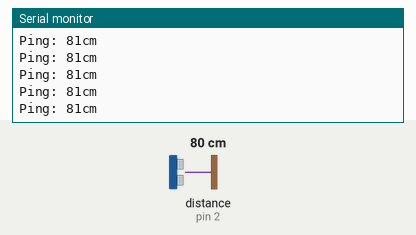
This sketch was run on a simulated Teensy 3. On the bench: the last lines printed to the serial monitor. The inputs (shaded band) are chosen by the test bench; at power-on: distance to the obstacle (sensor on pin 2) 80 cm. The echo pulse lasts 58.3 µs per cm.

Above: at 1.2 s.
1.3 s: distance to the obstacle (sensor on pin 2) set to 2 cm
At 1.33 s:
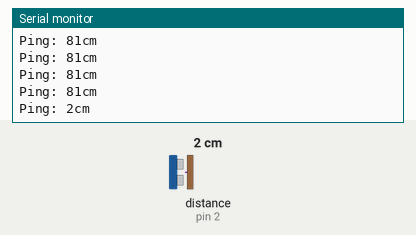
2.8 s: distance to the obstacle (sensor on pin 2) set to 4 cm
At 2.81 s:
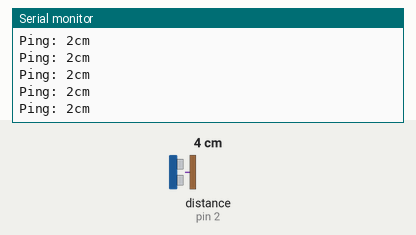
Timing chart, 0 to 5.8 s (numbered marks = the images above; inputs shaded):
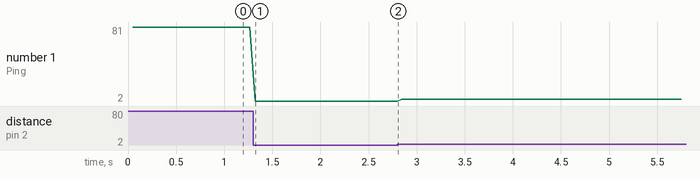

The sketch:

Distanzmessung.ino
```cpp
#define TRIGGER_PIN  3
#define ECHO_PIN     2
#define MAX_DISTANCE 300
#include "NewPing.h"
    NewPing sonar(TRIGGER_PIN, ECHO_PIN, MAX_DISTANCE);
    void setup() {
      Serial.begin(9600);
    }

    void loop() {
      delay(50);
      Serial.print("Ping: ");
      Serial.print(sonar.ping_cm());
      Serial.println("cm");
    }
```

Measured:
- after the input at 1.3 s, the serial monitor: prints a new line at once (image 1)
- plotted number 1: 81 → 2 after the input at 1.3 s, 2 → 4 after the input at 2.8 s
